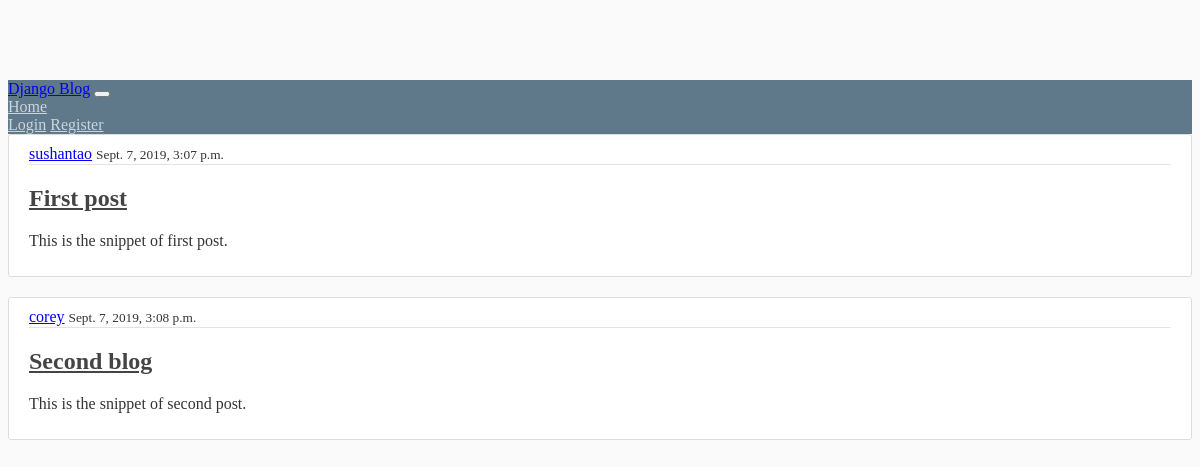
Screenshot of /blog/ with the database file from the repository.
### blog/models.py (models this page shows, shortened)
class Post(models.Model):
    title = models.CharField(max_length=100)
    snippet = models.CharField(max_length=200)
    content = models.TextField()
    date_posted = models.DateTimeField(default=timezone.now)
    author = models.ForeignKey(User, on_delete=models.CASCADE)

### blog/views.py (the view)
# urls.py: path('', views.index,name='index'),
def index(request):
    posts=Post.objects.all()
    context={
        'posts':posts,
    }
    return render(request, 'blog/index.html',context)

### blog/templates/blog/index.html
{% extends 'blog/base.html' %}
{% block content %}
    {% for post in posts %}
    <article class="media content-section">
            <div class="media-body">
              <div class="article-metadata">
                <a class="mr-2" href="#">{{ post.author }}</a>
                <small class="text-muted">{{ post.date_posted }}</small>
              </div>
              <h2><a class="article-title" href="{% url 'blog:detail' post.id %}">{{ post.title }}</a></h2>
              <p class="article-content">{{ post.snippet }}</p>
            </div>
    </article>
    {% endfor %}
{% endblock content %}

### blog/static/blog/main.css (style rules this page uses)
body { background: #fafafa; color: #333333; margin-top: 5rem; }
h1, h2, h3, h4, h5, h6 { color: #444444; }
.content-section { background: #ffffff; padding: 10px 20px; border: 1px solid #dddddd; border-radius: 3px; margin-bottom: 20px; }
.article-title { color: #444444; }
.article-content { white-space: pre-line; }
.article-metadata { padding-bottom: 1px; margin-bottom: 4px; border-bottom: 1px solid #e3e3e3 }

### rows the page displays
Post: author "sushantao", date_posted "Sept. 7, 2019, 3:07 p.m.", title "First post", snippet "This is the snippet of first post."
Post: author "corey", date_posted "Sept. 7, 2019, 3:08 p.m.", title "Second blog", snippet "This is the snippet of second post."
